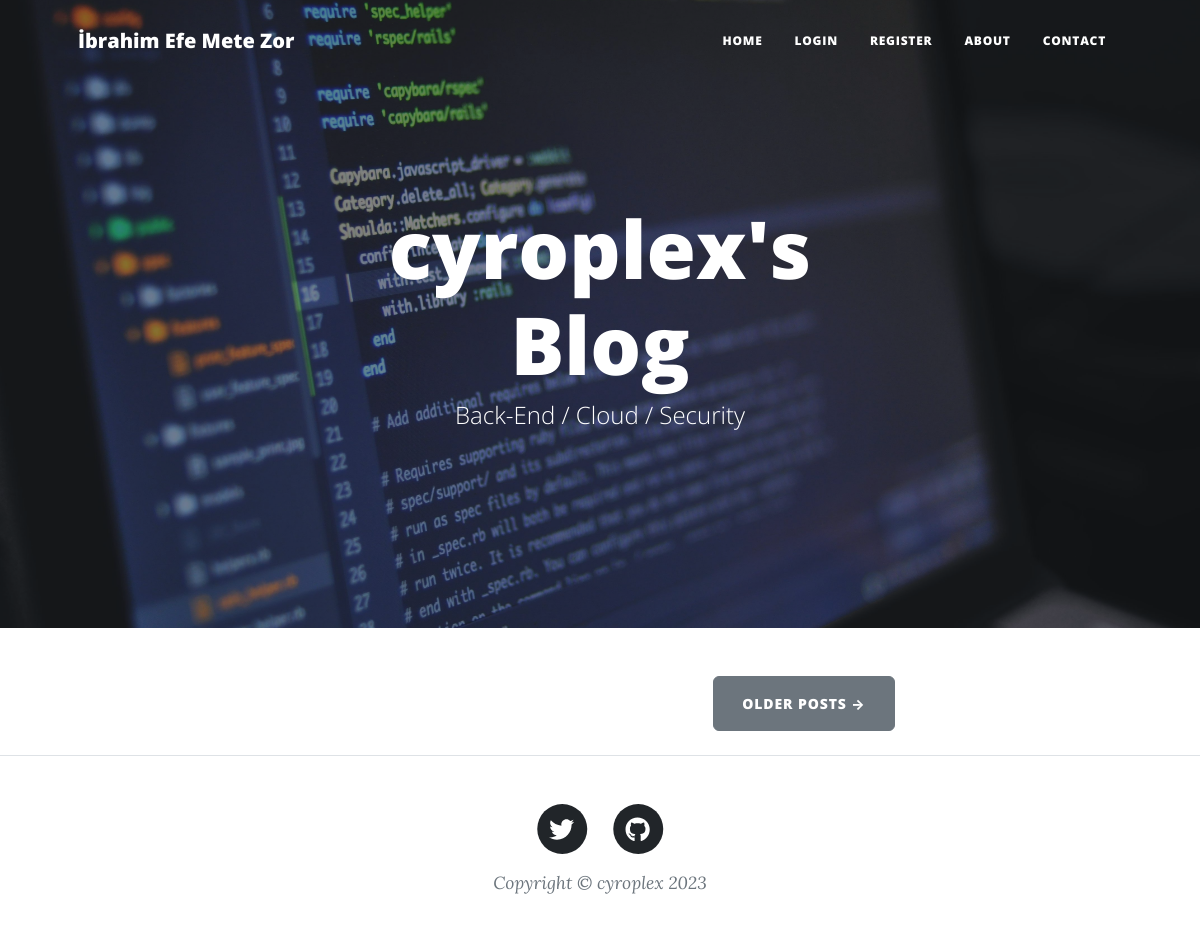
Before: / with the older database file.
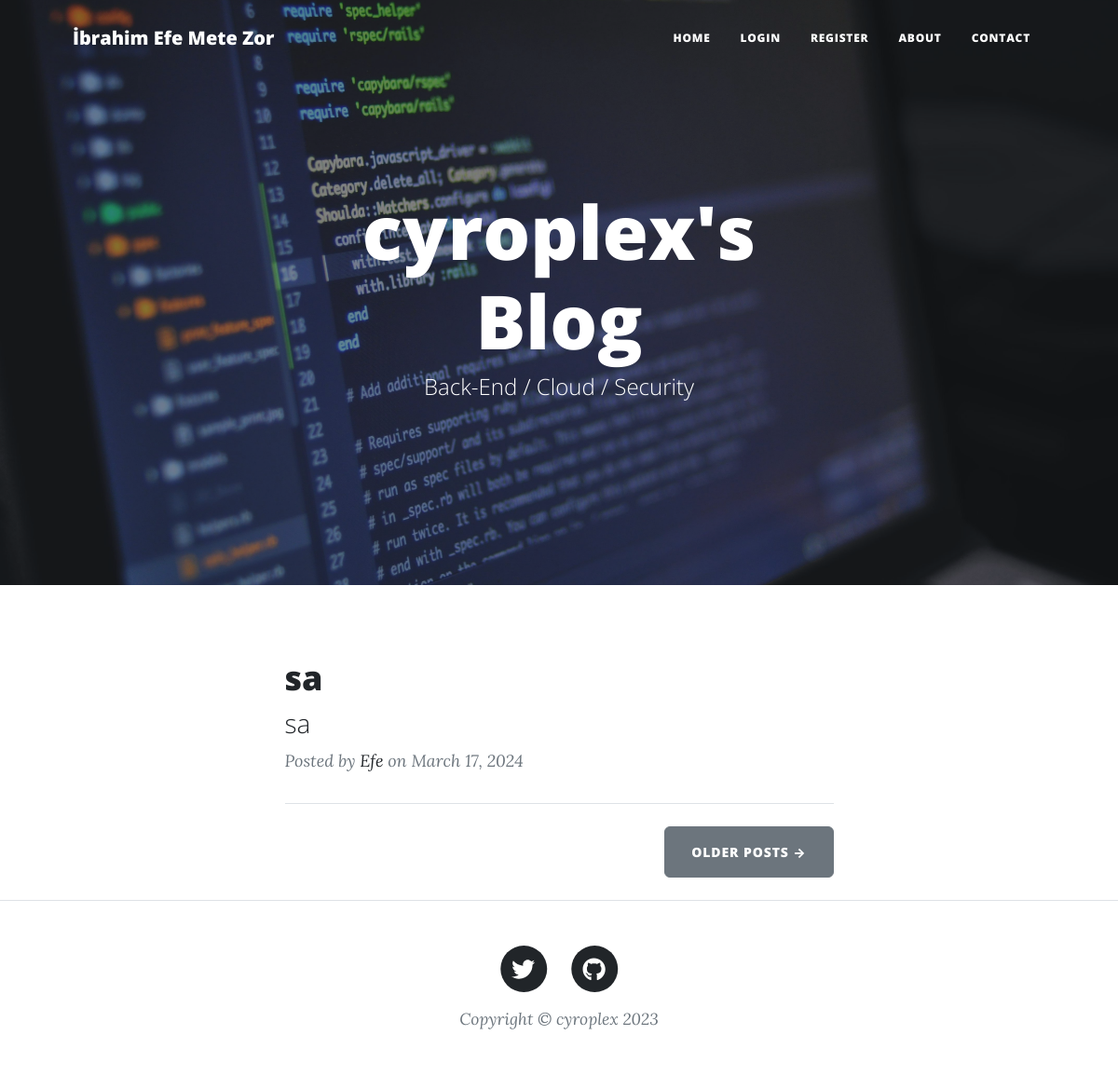
After: the same page with the newer database file.
### main.py (models this page shows)
class BlogPost(db.Model):
    __tablename__ = "blog_posts"
    id: Mapped[int] = mapped_column(Integer, primary_key=True)
    author_id: Mapped[int] = mapped_column(Integer, db.ForeignKey("users.id"))
    author = relationship("User", back_populates="posts")
    title: Mapped[str] = mapped_column(String(250), unique=True, nullable=False)
    subtitle: Mapped[str] = mapped_column(String(250), nullable=False)
    date: Mapped[str] = mapped_column(String(250), nullable=False)
    body: Mapped[str] = mapped_column(Text, nullable=False)
    img_url: Mapped[str] = mapped_column(String(250), nullable=False)
    comments = relationship("Comment", back_populates="parent_post")

class User(UserMixin, db.Model):
    __tablename__ = "users"
    id: Mapped[int] = mapped_column(Integer, primary_key=True)
    email: Mapped[str] = mapped_column(String(100), unique=True)
    password: Mapped[str] = mapped_column(String(100))
    name: Mapped[str] = mapped_column(String(100))
    posts = relationship("BlogPost", back_populates="author")
    comments = relationship("Comment", back_populates="comment_author")

### main.py (the view)
@app.route('/')
def get_all_posts():
    result = db.session.execute(db.select(BlogPost))
    posts = result.scalars().all()
    return render_template("index.html", all_posts=posts, current_user=current_user)

### templates/index.html (shortened to what this page needs)
{% include "header.html" %}
<header
  class="masthead"
  style="background-image: url('../static/assets/img/bg.jpg')"
>
  <div class="container position-relative px-4 px-lg-5">
    <div class="row gx-4 gx-lg-5 justify-content-center">
      <div class="col-md-10 col-lg-8 col-xl-7">
        <div class="site-heading">
          <h1>cyroplex's Blog</h1>
          <span class="subheading">Back-End / Cloud / Security</span>
        </div>
      </div>
    </div>
  </div>
</header>
<div class="container px-4 px-lg-5">
  <div class="row gx-4 gx-lg-5 justify-content-center">
    <div class="col-md-10 col-lg-8 col-xl-7">
      {% for post in all_posts %}
      <div class="post-preview">
        <a href="{{ url_for('show_post', post_id=post.id) }}">
          <h2 class="post-title">{{ post.title }}</h2>
          <h3 class="post-subtitle">{{ post.subtitle }}</h3>
        </a>
        <p class="post-meta">
          Posted by
          <a href="#">{{post.author.name}}</a>
          on {{post.date}}
        </p>
      </div>
      <hr class="my-4" />
      {% endfor %}
      <div class="d-flex justify-content-end mb-4">
        <a class="btn btn-secondary text-uppercase" href="#!">Older Posts →</a>
      </div>
    </div>
  </div>
</div>
{% include "footer.html" %}

### templates/header.html (shortened to what this page needs)
<!DOCTYPE html>
<html lang="en">
  <head>
    {% block styles %}
    {{ bootstrap.load_css() }}
    <link
      href="{{ url_for('static', filename='css/styles.css') }}"
      rel="stylesheet"
    />
    {% endblock %}
  </head>
  <body>
    <nav class="navbar navbar-expand-lg navbar-light" id="mainNav">
      <div class="container px-4 px-lg-5">
        <a class="navbar-brand" href="/">İbrahim Efe Mete Zor</a>
        <div class="collapse navbar-collapse" id="navbarResponsive">
          <ul class="navbar-nav ms-auto py-4 py-lg-0">
            <li class="nav-item">
              <a
                class="nav-link px-lg-3 py-3 py-lg-4"
                href="{{ url_for('get_all_posts') }}"
                >Home</a
              >
            </li>
            {% if not current_user.is_authenticated: %}
            <li class="nav-item">
              <a
                class="nav-link px-lg-3 py-3 py-lg-4"
                href="{{ url_for('login') }}"
                >Login</a
              >
            </li>
            <li class="nav-item">
              <a
                class="nav-link px-lg-3 py-3 py-lg-4"
                href="{{ url_for('register') }}"
                >Register</a
              >
            </li>
            {% endif %}
            <li class="nav-item">
              <a
                class="nav-link px-lg-3 py-3 py-lg-4"
                href="{{ url_for('about') }}"
                >About</a
              >
            </li>
            <li class="nav-item">
              <a
                class="nav-link px-lg-3 py-3 py-lg-4"
                href="{{ url_for('contact') }}"
                >Contact</a
              >
            </li>
          </ul>
        </div>
      </div>
    </nav>
  </body>
</html>

### templates/footer.html (shortened to what this page needs)
        <footer class="border-top">
          <div class="container px-4 px-lg-5">
              <div class="row gx-4 gx-lg-5 justify-content-center">
                  <div class="col-md-10 col-lg-8 col-xl-7">
                      <ul class="list-inline text-center">
                          <li class="list-inline-item">
                              <a href="https://twitter.com/cyroplex">
                                  <span class="fa-stack fa-lg">
                                      <i class="fas fa-circle fa-stack-2x"></i>
                                      <i class="fab fa-twitter fa-stack-1x fa-inverse"></i>
                                  </span>
                              </a>
                          </li>
                          <li class="list-inline-item">
                              <a href="https://github.com/cyroplex">
                                  <span class="fa-stack fa-lg">
                                      <i class="fas fa-circle fa-stack-2x"></i>
                                      <i class="fab fa-github fa-stack-1x fa-inverse"></i>
                                  </span>
                              </a>
                          </li>
                      </ul>
                      <div class="small text-center text-muted fst-italic">Copyright &copy; cyroplex 2023</div>
                  </div>
              </div>
          </div>
      </footer>
  </body>
</html>

Changed rows visible on the page:
added BlogPost: title "sa", subtitle "sa", author.name "Efe", date "March 17, 2024"
